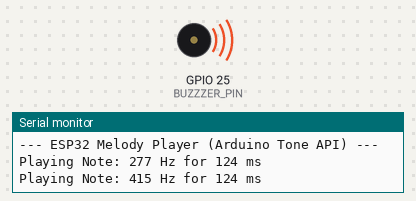
A sketch run on a simulated ESP32. Parts: buzzer (waves = sounding), the last lines printed to the serial monitor.

Above: at 0.17 s.
At 7.3 s:
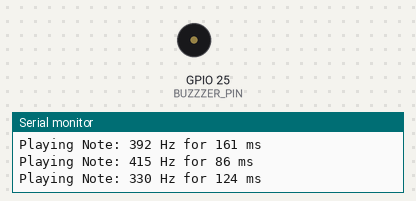
Timing chart, 0 to 40.0 s (numbered marks = the images above):
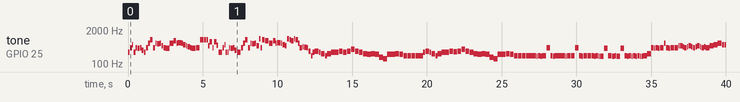

Measured:
- by itself, tone on GPIO 25 (BUZZZER_PIN): plays 277 Hz for 0.12 s, 415 Hz for 0.12 s, 554 Hz for 0.06 s, 277 Hz for 0.06 s, 277 Hz for 0.06 s, 415 Hz for 0.09 s … (206 notes in this stretch)

The sketch:

ESP32_Melody_Player.ino
```cpp
// ESP32_Melody_Player.ino
// ----------------------------------------------------------------------
// Plays the melody data using the standard Arduino tone()/noTone() API.
// Note: ESP32 cores often implement tone() using the LEDC/Timer peripheral
// internally, but this sketch avoids direct LEDC calls.
// ----------------------------------------------------------------------

// Includes the generated data files
#include "pitches.h"
#include "melody_data.h"

// --- Configuration ---
// The GPIO pin connected to the passive buzzer or speaker
// Recommended pins for simple output on ESP32 (avoid input-only pins like GPIO 34-39)
const int BUZZZER_PIN = 25;

// --- Setup ---
void setup() {
  Serial.begin(115200);
  Serial.println("\n--- ESP32 Melody Player (Arduino Tone API) ---");

  // Initialize the buzzer pin as an output.
  pinMode(BUZZZER_PIN, OUTPUT);
}

// --- Main Loop ---
void loop() {
  playMelody();

  // Halt the loop after the song finishes to prevent continuous playback.
  while(true) {
    delay(1000);
  }
}

// --- Melody Play Function ---
void playMelody() {
  // Iterate through the notes in the melody_data array.
  for (int thisNote = 0; thisNote < melody_length; thisNote++) {

    // Read pitch and duration from the arrays.
    int pitch = melody[thisNote];
    int noteDuration = durations[thisNote];

    // Check if the pitch is a rest (REST is defined as 0 in pitches.h).
    if (pitch != REST) {
      // Plays a tone (PWM signal) at the specified pitch for the duration.
      // On ESP32, this tone() function may use one of the available timers.
      tone(BUZZZER_PIN, pitch, noteDuration);

      Serial.printf("Playing Note: %d Hz for %d ms\n", pitch, noteDuration);
    } else {
      // Stop the tone for a REST.
      noTone(BUZZZER_PIN);
      Serial.printf("Rest for %d ms\n", noteDuration);
    }

    // Pause for the exact duration of the note/rest.
    delay(noteDuration);

    // Stop the tone explicitly to ensure a clean break before the next note/pause.
    noTone(BUZZZER_PIN);

    // Pause for a small interval before the next note starts.
    // Assuming PAUSE_BETWEEN_NOTES_MS is defined in melody_data.h (or using a fixed value).
    #ifdef PAUSE_BETWEEN_NOTES_MS
      delay(PAUSE_BETWEEN_NOTES_MS);
    #else
      delay(20); // Default pause if macro not found (20ms)
    #endif
  }

  Serial.println("Melody finished.");
}
```

Source omitted: melody_data.h (19049 bytes)
